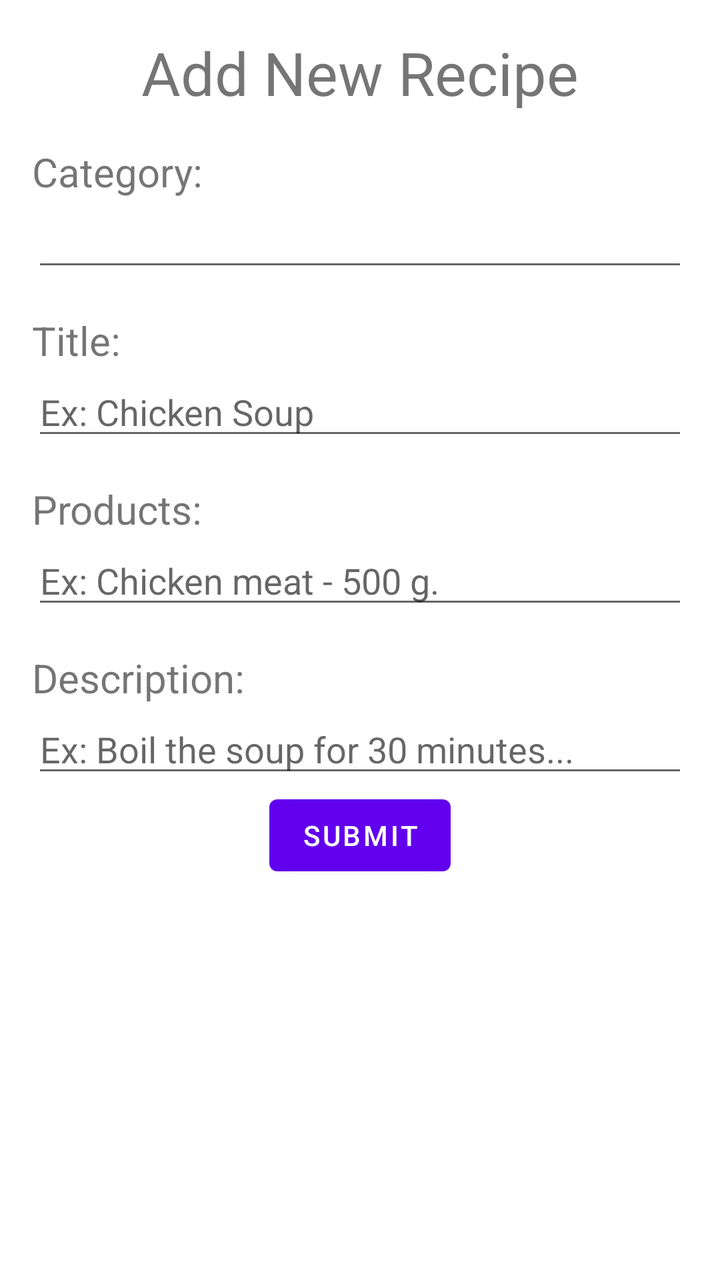
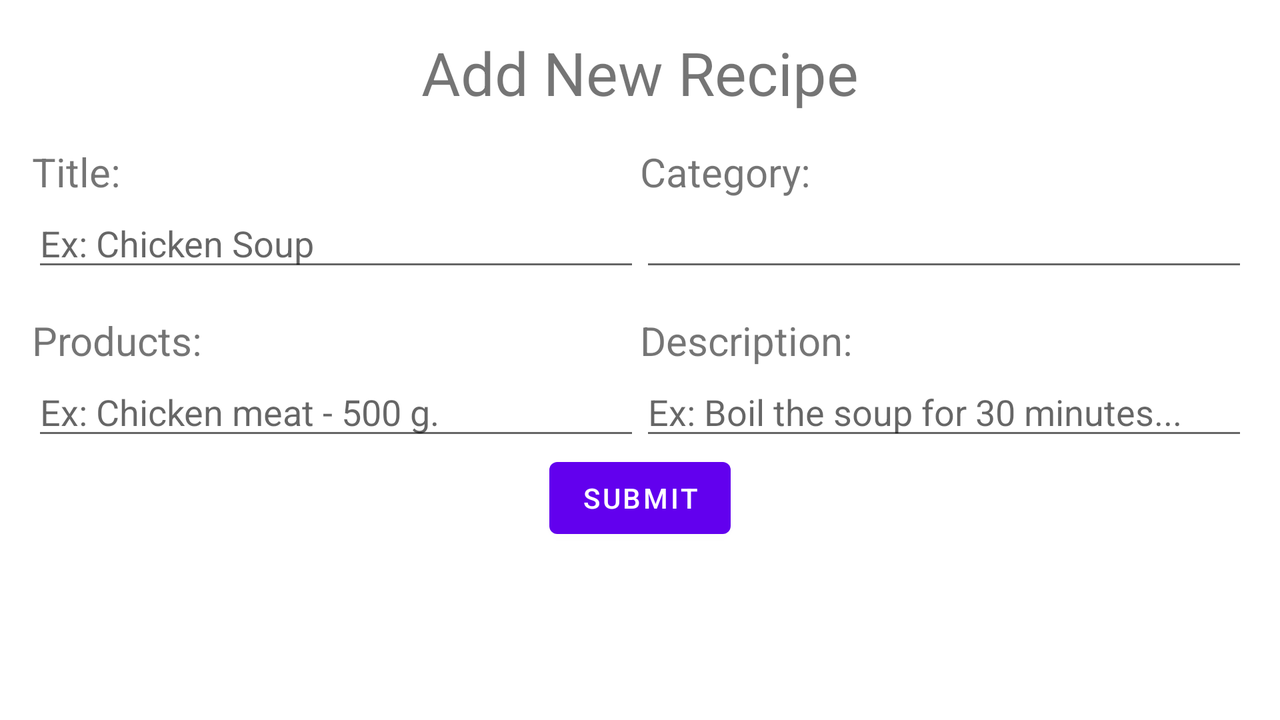

The same Android screen from two of the app's own layout files: first res/layout/ as a phone draws it, then the repository's variant for another configuration, drawn on a device whose configuration selects that folder. Both files follow.
<!-- AndroidManifest.xml: application theme Theme.CookingRecipes -->
<!-- res/layout/activity_add_recipe.xml -->
<?xml version="1.0" encoding="utf-8"?>
<LinearLayout xmlns:android="http://schemas.android.com/apk/res/android"
    xmlns:tools="http://schemas.android.com/tools"
    android:orientation="vertical"
    android:layout_width="match_parent"
    android:layout_height="match_parent"
    android:padding="16dp"
    tools:context=".AddRecipeActivity">

    <TextView
        android:text="Add New Recipe"
        android:textSize="30sp"
        android:layout_gravity="center"
        android:layout_width="wrap_content"
        android:layout_height="wrap_content" />

    <ScrollView
        android:layout_width="match_parent"
        android:layout_height="match_parent">

        <LinearLayout
            android:orientation="vertical"
            android:layout_width="match_parent"
            android:layout_height="match_parent">

            <TextView
                android:text="Category:"
                android:textSize="20sp"
                android:layout_gravity="left"
                android:layout_width="wrap_content"
                android:layout_height="wrap_content"
                android:layout_marginTop="16dp"/>
            <EditText
                android:id="@+id/category_recipe"
                android:layout_width="match_parent"
                android:layout_height="wrap_content" />

            <TextView
                android:text="Title:"
                android:textSize="20sp"
                android:layout_gravity="left"
                android:layout_width="wrap_content"
                android:layout_height="wrap_content"
                android:layout_marginTop="16dp"/>
            <EditText
                android:id="@+id/newrecipe"
                android:layout_width="match_parent"
                android:layout_height="wrap_content"
                android:hint="Ex: Chicken Soup"/>

            <TextView
                android:text="Products:"
                android:textSize="20sp"
                android:layout_gravity="left"
                android:layout_width="wrap_content"
                android:layout_height="wrap_content"
                android:layout_marginTop="16dp" />
            <EditText
                android:id="@+id/newrecipe_products"
                android:gravity="top"
                android:layout_width="match_parent"
                android:layout_height="wrap_content"
                android:layout_weight="1"
                android:hint="Ex: Chicken meat - 500 g." />

            <TextView
                android:text="Description:"
                android:textSize="20sp"
                android:layout_gravity="left"
                android:layout_width="wrap_content"
                android:layout_height="wrap_content"
                android:layout_marginTop="16dp"/>
            <EditText
                android:layout_weight="1"
                android:gravity="top"
                android:id="@+id/newrecipe_description"
                android:layout_width="match_parent"
                android:layout_height="wrap_content"
                android:hint="Ex: Boil the soup for 30 minutes..."/>

            <Button
                android:text="Submit"
                android:id="@+id/submit_recipe"
                android:onClick="addNewRecipe"
                android:layout_gravity="center"
                android:layout_width="wrap_content"
                android:layout_height="wrap_content" />
        </LinearLayout>
    </ScrollView>

</LinearLayout>
<!-- resources referenced by this layout -->
<resources>
  <style name="Theme.CookingRecipes" parent="Theme.MaterialComponents.DayNight.DarkActionBar">
          
          <item name="colorPrimary">@color/purple_500</item>
          <item name="colorPrimaryVariant">@color/purple_700</item>
          <item name="colorOnPrimary">@color/white</item>
          
          <item name="colorSecondary">@color/teal_200</item>
          <item name="colorSecondaryVariant">@color/teal_700</item>
          <item name="colorOnSecondary">@color/black</item>
          
          <item name="android:statusBarColor" tools:targetApi="l">?attr/colorPrimaryVariant</item>
          
      </style>
</resources>
<!-- res/layout-land/activity_add_recipe.xml (the repository's variant of the layout above) -->
<!-- drawn on the phone turned sideways -->
<?xml version="1.0" encoding="utf-8"?>
<LinearLayout xmlns:android="http://schemas.android.com/apk/res/android"
    xmlns:tools="http://schemas.android.com/tools"
    android:orientation="vertical"
    android:layout_width="match_parent"
    android:layout_height="match_parent"
    android:padding="16dp"
    tools:context=".AddRecipeActivity">

    <TextView
        android:text="Add New Recipe"
        android:textSize="30sp"
        android:layout_gravity="center"
        android:layout_width="wrap_content"
        android:layout_height="wrap_content" />

    <ScrollView
        android:layout_weight="1"
        android:layout_width="match_parent"
        android:layout_height="match_parent">

        <LinearLayout
            android:orientation="vertical"
            android:layout_width="match_parent"
            android:layout_height="match_parent">

            <LinearLayout
                android:orientation="horizontal"
                android:layout_width="match_parent"
                android:layout_height="match_parent">

                <LinearLayout
                    android:layout_weight="1"
                    android:orientation="vertical"
                    android:layout_width="match_parent"
                    android:layout_height="match_parent">

                    <TextView
                        android:text="Title:"
                        android:textSize="20sp"
                        android:layout_gravity="left"
                        android:layout_width="wrap_content"
                        android:layout_height="wrap_content"
                        android:layout_marginTop="16dp"/>
                    <EditText
                        android:id="@+id/newrecipe"
                        android:layout_width="match_parent"
                        android:layout_height="wrap_content"
                        android:hint="Ex: Chicken Soup"/>

                    <TextView
                        android:text="Products:"
                        android:textSize="20sp"
                        android:layout_gravity="left"
                        android:layout_width="wrap_content"
                        android:layout_height="wrap_content"
                        android:layout_marginTop="16dp" />
                    <EditText
                        android:id="@+id/newrecipe_products"
                        android:gravity="top"
                        android:layout_width="match_parent"
                        android:layout_height="wrap_content"
                        android:layout_weight="1"
                        android:hint="Ex: Chicken meat - 500 g." />
                </LinearLayout>

                <LinearLayout
                    android:layout_weight="1"
                    android:layout_width="match_parent"
                    android:layout_height="match_parent"
                    android:orientation="vertical">

                    <TextView
                        android:text="Category:"
                        android:textSize="20sp"
                        android:layout_gravity="left"
                        android:layout_width="wrap_content"
                        android:layout_height="wrap_content"
                        android:layout_marginTop="16dp"/>
                    <EditText
                        android:id="@+id/category_recipe"
                        android:layout_width="match_parent"
                        android:layout_height="wrap_content" />


                    <TextView
                        android:text="Description:"
                        android:textSize="20sp"
                        android:layout_gravity="left"
                        android:layout_width="wrap_content"
                        android:layout_height="wrap_content"
                        android:layout_marginTop="16dp"/>
                    <EditText
                        android:layout_weight="1"
                        android:gravity="top"
                        android:id="@+id/newrecipe_description"
                        android:layout_width="match_parent"
                        android:layout_height="wrap_content"
                        android:hint="Ex: Boil the soup for 30 minutes..."/>
                </LinearLayout>
            </LinearLayout>

            <Button
                android:layout_weight="0"
                android:text="Submit"
                android:id="@+id/submit_recipe"
                android:onClick="addNewRecipe"
                android:layout_gravity="center"
                android:layout_width="wrap_content"
                android:layout_height="wrap_content" />
        </LinearLayout>
    </ScrollView>
</LinearLayout>
